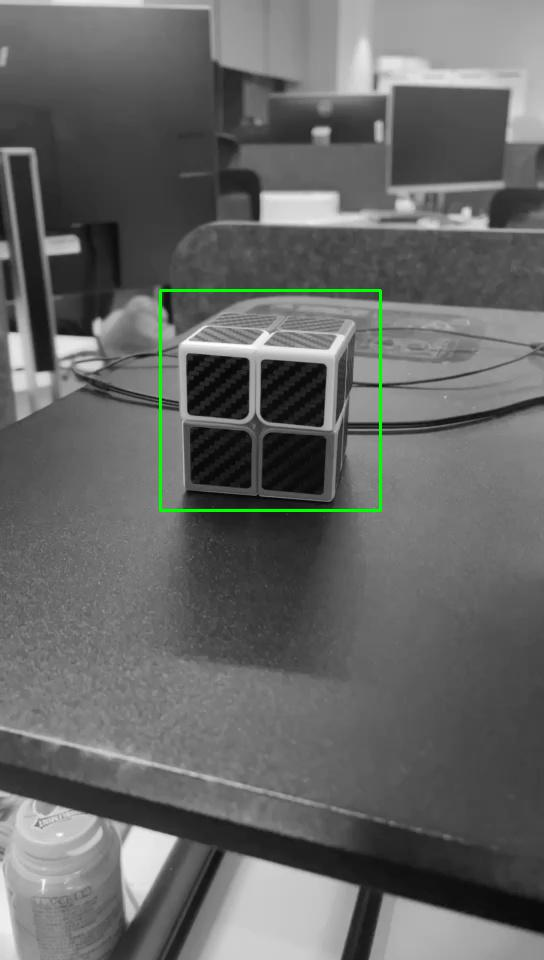
#> input picture CSK/my_pic2/1.jpg, 544 x 960 px, given in place of p1.jpg, which was not available
$ python main.py   (older library calls are emulated)
#> lines starting #> are read from the running program, lines starting #| are printed output that depends on the picture; pictures that were not available may be replaced by others from this repository, and a replacement may not be noted
### CSK/csk.py
import numpy as np

class CSK:
    def __init__(self):
        self.eta = 0.075
        self.sigma = 0.2
        self.lmbda = 0.01

    def init(self,frame,x1,y1,width,height):
        # Save position and size of bbox
        self.x1 = x1
        self.y1 = y1
        self.width = width if width%2==0 else width-1
        self.height = height if height%2==0 else height-1

        # Crop & Window
        self.x = self.crop(frame,x1,y1,self.width,self.height)
#> in crop, `cropped = img[y_up:y_down,x_left:x_right]`:
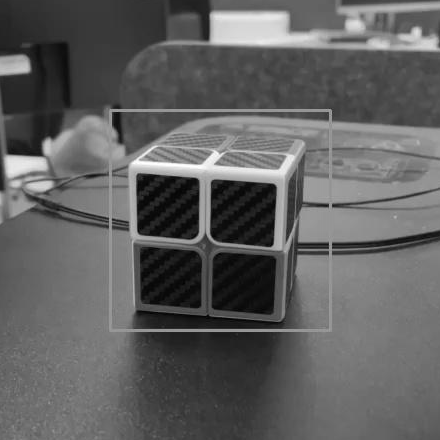
#> cropped: shape (440, 440) float32; min 0, max 255, mean 96.3

        # Generate regression target
        self.y = self.target(self.width,self.height)
        self.prev = np.unravel_index(np.argmax(self.y, axis=None), self.y.shape) # Maximum position

        # Training
        self.alphaf = self.training(self.x,self.y,self.sigma,self.lmbda)

    # [22 lines left out: function update, not called in this run]


    def dgk(self, x1, x2, sigma):
        c = np.fft.fftshift(np.fft.ifft2(np.fft.fft2(x1)*np.conj(np.fft.fft2(x2))))
        # print(x1.flatten(1))
        d = np.dot(np.conj(x1.flatten('F')),x1.flatten('F')) + np.dot(np.conj(x2.flatten('F')),x2.flatten('F')) - 2*c
        k = np.exp(-1/sigma**2*np.abs(d)/np.size(x1))
        return k

    def training(self, x, y, sigma, lmbda):
        k = self.dgk(x, x, sigma)
        alphaf = np.fft.fft2(y)/(np.fft.fft2(k)+lmbda)
        return alphaf

    # [4 lines left out: function detection, not called in this run]

    def window(self,img):
        height = img.shape[0]
#> height = 440
        width = img.shape[1]
#> width = 440

        j = np.arange(0,width)
#> j = 440 values from 0 to 439
        i = np.arange(0,height)
#> i = 440 values from 0 to 439
        J, I = np.meshgrid(j,i)
        window = np.sin(np.pi*J/width)*np.sin(np.pi*I/height)
        windowed = window*((img/255)-0.5)
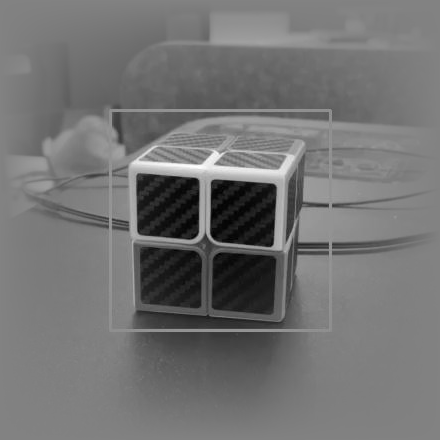
#> windowed: shape (440, 440) float64; min -0.477, max 0.457, mean -0.0548; drawn with min black and max white

        return windowed

    def crop(self,img,x1,y1,width,height):
        pad_y = [0,0]
        pad_x = [0,0]

        if (y1-height/2) < 0:
            y_up = 0
            pad_y[0] = int(-(y1-height/2))
        else:
            y_up = int(y1-height/2)

        if (y1+3*height/2) > img.shape[0]:
            y_down = img.shape[0]
            pad_y[1] = int((y1+3*height/2) - img.shape[0])
        else:
            y_down = int(y1+3*height/2)

        if (x1-width/2) < 0:
            x_left = 0
            pad_x[0] = int(-(x1-width/2))
        else:
            x_left = int(x1-width/2)

        if (x1+3*width/2) > img.shape[1]:
            x_right = img.shape[1]
            pad_x[1] = int((x1+3*width/2) - img.shape[1])
        else:
            x_right = int(x1+3*width/2)

        cropped = img[y_up:y_down,x_left:x_right]
        padded = np.pad(cropped,(pad_y,pad_x),'edge')
        windowed = self.window(padded)
        return windowed

    def target(self,width,height):
        double_height = 2 * height
        double_width = 2 * width
        s = np.sqrt(double_height*double_width)/16

        j = np.arange(0,double_width)
        i = np.arange(0,double_height)
        J, I = np.meshgrid(j,i)
        y = np.exp(-((J-width)**2+(I-height)**2)/s**2)

        return y

### CSK/main.py
import csk
from csk import *
import numpy as np
# from scipy.misc.pilutil import imread, imsave
from imageio import imread, imsave
import cv2 # (Optional) OpenCV for drawing bounding boxes


# 1st frame's groundtruth information
# for my_pic
length = 3 # sequence length
x1 = 260 # position x of the top-left corner of bounding box
y1 = 20 # position y of the top-left corner of bounding box
width = 284 # the width of bounding box
height = 410 # the height of bounding box

# for my_pic2
length = 32 # sequence length
x1 = 160 # position x of the top-left corner of bounding box
y1 = 290 # position y of the top-left corner of bounding box
width = 220 # the width of bounding box
height = 220 # the height of bounding box

sequence_path = "/Users/xuming.lxm/Workplace/CSK/my_pic2/" # your sequence path
save_path = "/Users/xuming.lxm/Workplace/CSK/my_pic2/" # your save path

tracker = csk.CSK() # CSK instpance

for i in range(1,length+1): # repeat for all frames
    frame = imread(sequence_path+"p%d.jpg"%i, as_gray=True)
    # imsave(save_path+'%d.jpg'%i,cv2.rectangle(cv2.cvtColor(frame, cv2.COLOR_GRAY2BGR), \
    #     (x1, y1), (x1+width, y1+height), (0,255,0), 2))

    if i == 1: # 1st frame
        print(str(i)+"/"+str(length)) # progress
        tracker.init(frame,x1,y1,width,height) # initialize CSK tracker with GT bounding box
#> in dgk, `k = np.exp(-1/sigma**2*np.abs(d)/np.size(x1))`:
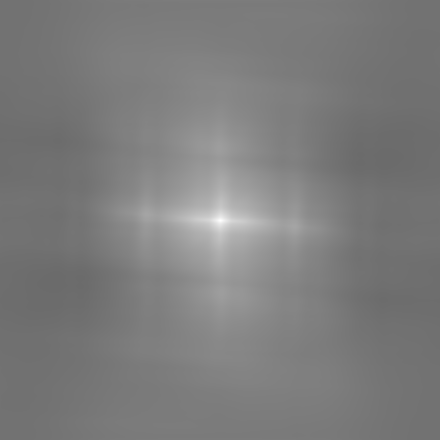
#> k: shape (440, 440) float64; min 0.42, max 1, mean 0.489
#> in training, `alphaf = np.fft.fft2(y)/(np.fft.fft2(k)+lmbda)`:
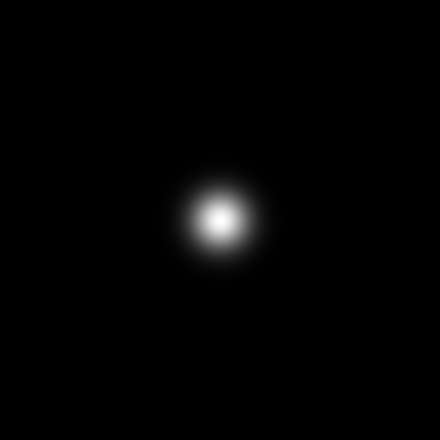
#> y: shape (440, 440) float64; min 2.57e-56, max 1, mean 0.0123
#> (the run stopped early here; a loop or call above may not have finished)

$ run again, on CSK/my_pic2/13.jpg
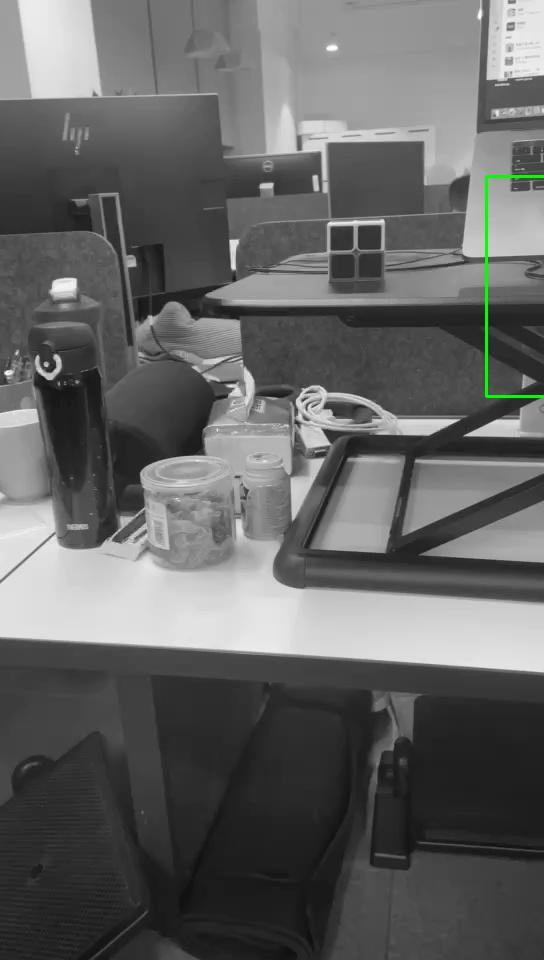
#> input picture CSK/my_pic2/13.jpg, 544 x 960 px, given in place of p1.jpg, which was not available
#> in window, `windowed = window*((img/255)-0.5)`:
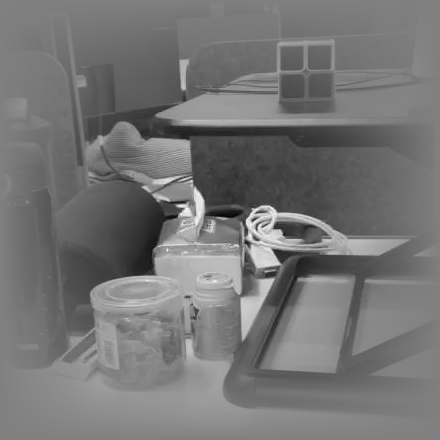
#> windowed: shape (440, 440) float64; min -0.421, max 0.417, mean -0.0341; drawn with min black and max white
#> in dgk, `k = np.exp(-1/sigma**2*np.abs(d)/np.size(x1))`:
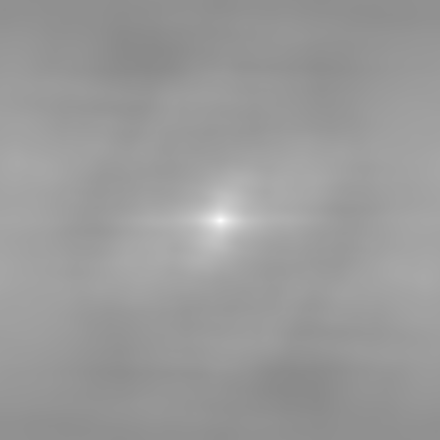
#> k: shape (440, 440) float64; min 0.545, max 1, mean 0.607

$ run again, on CSK/my_pic2/14.jpg
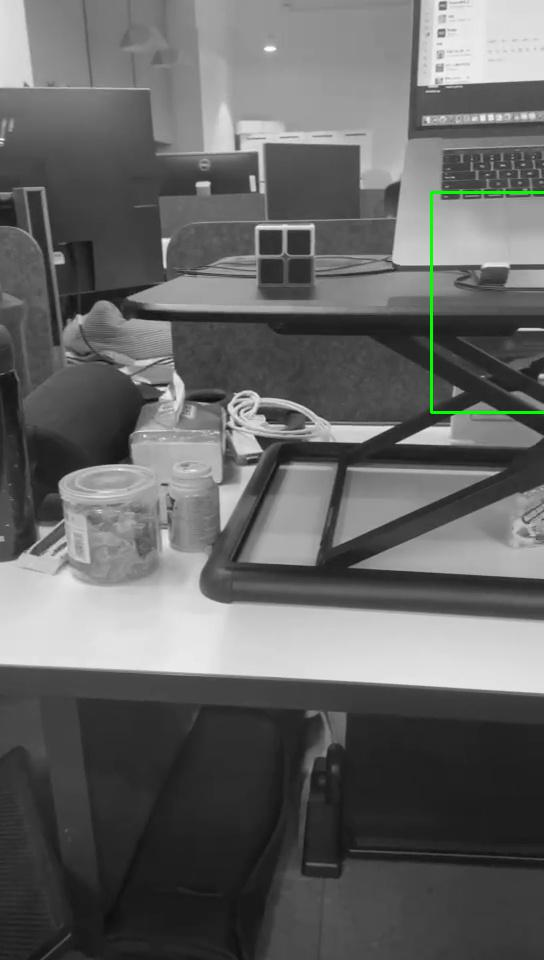
#> input picture CSK/my_pic2/14.jpg, 544 x 960 px, given in place of p1.jpg, which was not available
#> in window, `windowed = window*((img/255)-0.5)`:
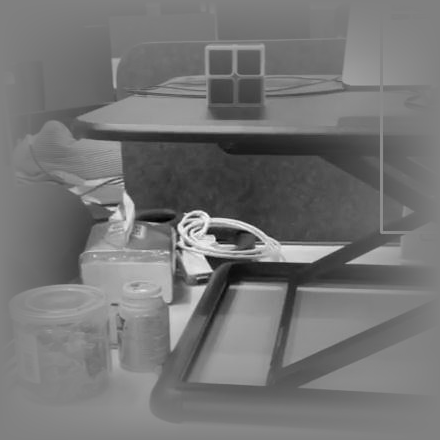
#> windowed: shape (440, 440) float64; min -0.418, max 0.411, mean -0.0368; drawn with min black and max white
#> in dgk, `k = np.exp(-1/sigma**2*np.abs(d)/np.size(x1))`:
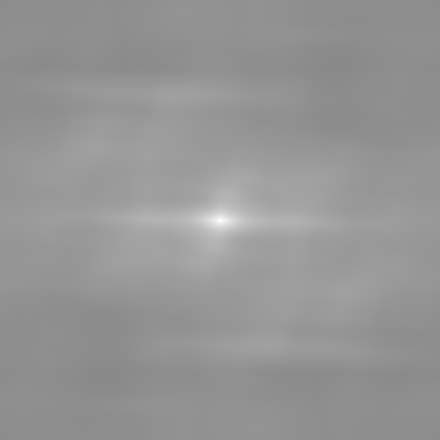
#> k: shape (440, 440) float64; min 0.54, max 1, mean 0.586
